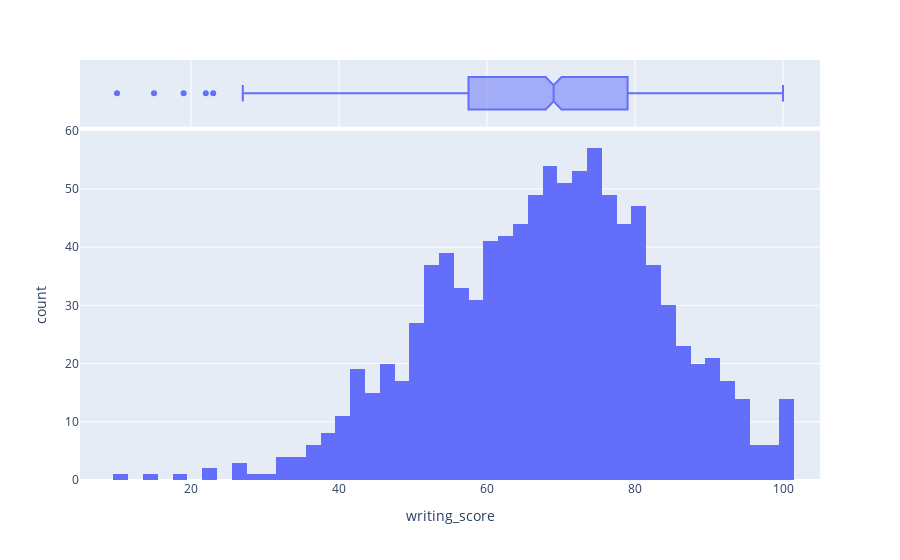

This figure's notebook cell:
### Code cell
fig_writing_box

### Figure 1 — Plotly figure (JSON) as saved in the notebook; plotly's stock layout.template omitted (floating-point values rounded to 4 significant figures; data arrays with more than 128 entries replaced by an {"elided": "..."} marker saying what was removed)
{"data": [{"alignmentgroup": "True", "bingroup": "x", "hovertemplate": "writing_score=%{x}<br>count=%{y}<extra></extra>", "legendgroup": "", "marker": {"color": "#636efa", "pattern": {"shape": ""}}, "name": "", "offsetgroup": "", "orientation": "v", "showlegend": false, "type": "histogram", "x": {"elided": "1000 int values"}, "xaxis": "x", "yaxis": "y"}, {"alignmentgroup": "True", "hovertemplate": "writing_score=%{x}<extra></extra>", "legendgroup": "", "marker": {"color": "#636efa"}, "name": "", "notched": true, "offsetgroup": "", "showlegend": false, "type": "box", "x": {"elided": "1000 int values"}, "xaxis": "x2", "yaxis": "y2"}], "layout": {"barmode": "relative", "legend": {"tracegroupgap": 0}, "margin": {"t": 60}, "xaxis": {"anchor": "y", "domain": [0, 1], "title": {"text": "writing_score"}}, "xaxis2": {"anchor": "y2", "domain": [0, 1], "matches": "x", "showgrid": true, "showticklabels": false}, "yaxis": {"anchor": "x", "domain": [0, 0.8316], "title": {"text": "count"}}, "yaxis2": {"anchor": "x2", "domain": [0.8416, 1], "matches": "y2", "showgrid": false, "showline": false, "showticklabels": false, "ticks": ""}}}
